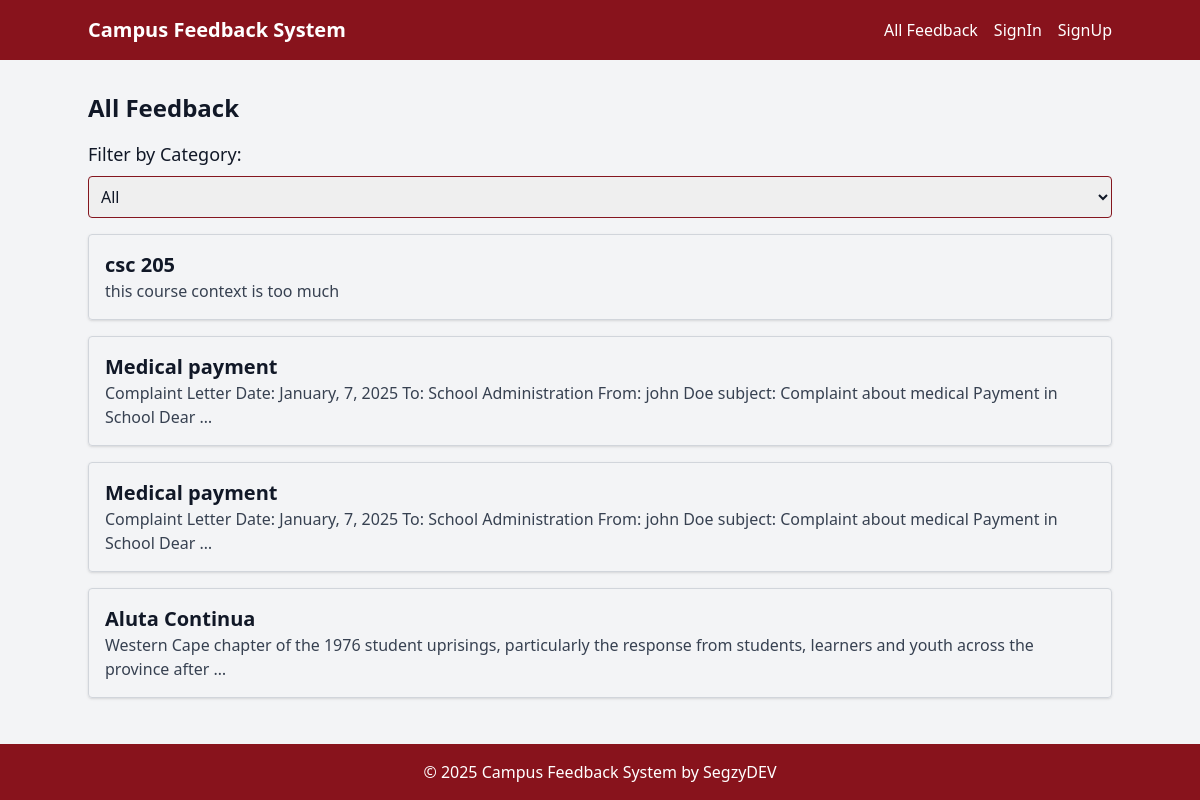
The page / on the database its author committed.
### feedback/models.py (models this page shows, shortened)
class Feedback(models.Model):
    user = models.ForeignKey(User, on_delete=models.CASCADE)
    category = models.ForeignKey(FeedbackCategory, on_delete=models.CASCADE, db_index=True)
    title = models.CharField(max_length=200, db_index=True)
    description = models.TextField()
    rating = models.IntegerField(choices=[(i, str(i)) for i in range(1, 6)])
    submitted_at = models.DateTimeField(auto_now_add=True)

### feedback/views.py (the view)
# urls.py: path('', views.list_feedback, name='list_feedback'),
def list_feedback(request):
    category_id = request.GET.get('category')
    cache_key = f'feedback_list_{category_id or "all"}'
    feedbacks = cache.get(cache_key)
    if not feedbacks:
        if category_id:
            feedbacks = Feedback.objects.filter(category_id=category_id)
        else:
            feedbacks = Feedback.objects.all()
        cache.set(cache_key, feedbacks, timeout=300)  # Cache for 5 minutes
    categories = FeedbackCategory.objects.all()
    return render(request, 'feedback/list_feedback.html', {
        'feedbacks': feedbacks,
        'categories': categories
    })

### feedback/templates/feedback/list_feedback.html (shortened to what this page needs)
{% extends 'base.html' %}
{% block content %}
<h2 class="text-2xl font-semibold mb-4">All Feedback</h2>
<form method="get" class="mb-4">
    <label for="category" class="block text-lg">Filter by Category:</label>
    <select name="category" id="category" onchange="this.form.submit()" class="mt-2 p-2 border border-88131c rounded">
        <option value="">All</option>
    </select>
</form>
<ul class="space-y-4">
    {% for feedback in feedbacks %}
        <li class="p-4 border border-gray-300 rounded shadow hover:shadow-lg">
            <a href="{% url 'view_feedback' feedback.id %}" class="text-xl font-bold text-88131c hover:underline">{{ feedback.title }}</a>
            <p class="text-gray-700">{{ feedback.description|truncatewords:20 }}</p>
        </li>
    {% endfor %}
</ul>
{% endblock %}

### static/styles.css (style rules this page uses)
input[type="text"], input[type="email"], input[type="password"], select, textarea { border: 1px solid rgb(132, 22, 31); border-radius: 0.375rem; padding: 0.5rem; width: 100%; box-sizing: border-box; }
a { color: rgb(132, 22, 31); text-decoration: none; }

### feedback/templates/base.html (style rules this page uses)
body { display: flex; flex-direction: column; min-height: 100vh; margin: 0; }

### rows shown on the page
Feedback: title "csc 205", description "this course context is too much"
Feedback: title "Medical payment", description "Complaint Letter Date: January, 7, 2025 To: School Administration From: john Doe subject: Complaint about medical Payment in School Dear …"
Feedback: title "Medical payment", description "Complaint Letter Date: January, 7, 2025 To: School Administration From: john Doe subject: Complaint about medical Payment in School Dear …"
Feedback: title "Aluta Continua", description "Western Cape chapter of the 1976 student uprisings, particularly the response from students, learners and youth across the province after …"
